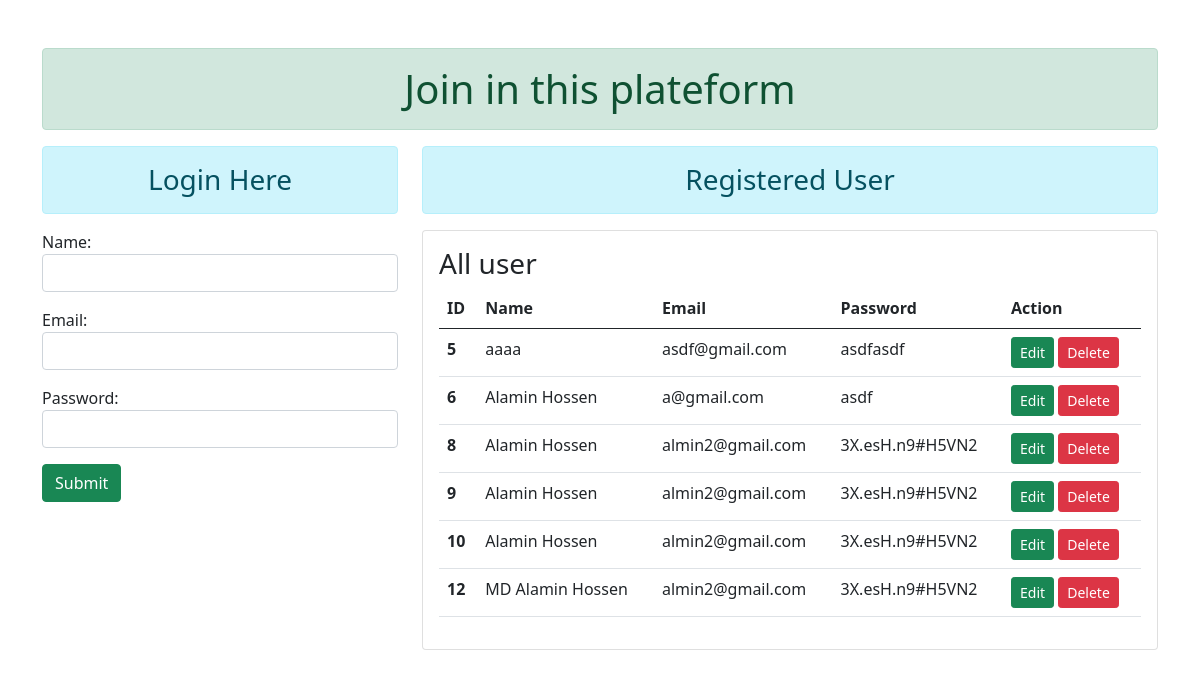
The page / on the database its author committed.
### join/models.py (models this page shows)
class User(models.Model):
    name = models.CharField(max_length=100)
    email = models.EmailField(max_length=100)
    password = models.CharField(max_length=100)

### join/views.py (the view)
# urls.py: path('', views.join , name='join'),
def join(request):
    if request.method == 'POST':
        fm = UserRegistrationForm(request.POST)
        if fm.is_valid():
            name =fm.cleaned_data['name']
            email =fm.cleaned_data['email']
            password =fm.cleaned_data['password']
            user=User(name=name,email=email,password=password)
            user.save()
            fm = UserRegistrationForm()
    else:
        fm = UserRegistrationForm()
    alluser=User.objects.all()
    return render(request, 'join/base.html', {'form': fm,'alluser':alluser})

### join/forms.py
class UserRegistrationForm(forms.ModelForm):
    class Meta:
        model = User
        fields = ['name', 'email', 'password']
        widgets = {
            'name': forms.TextInput(attrs={'class': 'form-control'}),
            'email': forms.EmailInput(attrs={'class': 'form-control'}),
            'password': forms.PasswordInput(attrs={'class': 'form-control'}),
        }

### join/templates/join/base.html (shortened to what this page needs)
<!DOCTYPE html>
<html lang="en">
<head>
    <link href="https://cdn.jsdelivr.net/npm/bootstrap@5.0.0-beta3/dist/css/bootstrap.min.css" rel="stylesheet"
>
</head>
<body>
    <div class="container mt-5">
        <h1 class="alert alert-success text-center">Join in this plateform</h1>
        <div class="row">
            <div class="col-md-4 ">
                <h3 class="alert alert-info text-center">Login Here</h3>
                <form action="" method="post">
                    {{form.as_p}}
                    <input type="submit" class="btn btn-success"/>
                </form>
            </div>
            <div class="col-md-8 ">
                <h3 class="alert alert-info text-center">Registered User</h3>
                {% if alluser%}
                <div class="card p-3">
                    <h3>All user</h3>
                    <table class="table">
                        <thead>
                            <tr>
                            <th scope="col">ID</th>
                            <th scope="col">Name</th>
                            <th scope="col">Email</th>
                            <th scope="col">Password</th>
                            <th scope="col">Action</th>
                            </tr>
                        </thead>
                        <tbody>
                        {% for user in alluser %}
                            <tr>
                                <th scope="row"> {{ user.id}} </th>
                                <td> {{user.name}} </td>
                                <td> {{user.email}} </td>
                                <td> {{user.password}} </td>
                                <td>
                                    <button class="btn btn-success btn-sm">Edit</button>
                                    <form action="{% url 'deleteuser' user.id %}" class="d-inline" method="POST" > {%csrf_token%}
                                        <input type="submit" value="Delete" class="btn btn-danger btn-sm" />
                                    </form>
                                </td>
                            </tr>
                        {% endfor %}
                        </tbody>
                    </table>
                </div>
                {% else %}
                <h3 class="text-center">No User Found</h3>
                {% endif %}
            </div>
        </div>
    </div>
</body>
</html>

### rows shown on the page
User: id "5", name "aaaa", email "asdf@gmail.com", password "asdfasdf"
User: id "6", name "Alamin Hossen", email "a@gmail.com", password "asdf"
User: id "8", name "Alamin Hossen", email "almin2@gmail.com", password "3X.esH.n9#H5VN2"
User: id "9", name "Alamin Hossen", email "almin2@gmail.com", password "3X.esH.n9#H5VN2"
User: id "10", name "Alamin Hossen", email "almin2@gmail.com", password "3X.esH.n9#H5VN2"
User: id "12", name "MD Alamin Hossen", email "almin2@gmail.com", password "3X.esH.n9#H5VN2"
